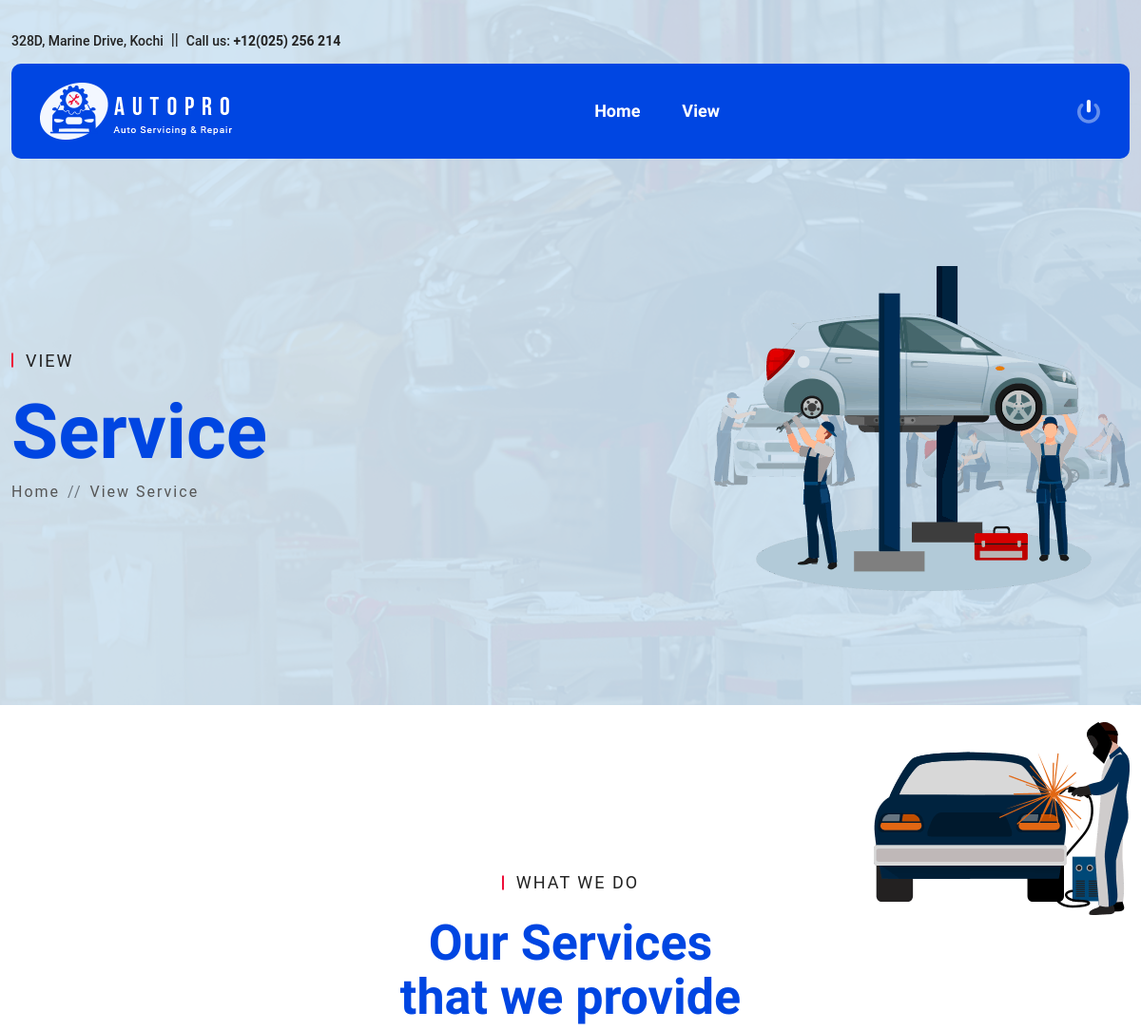
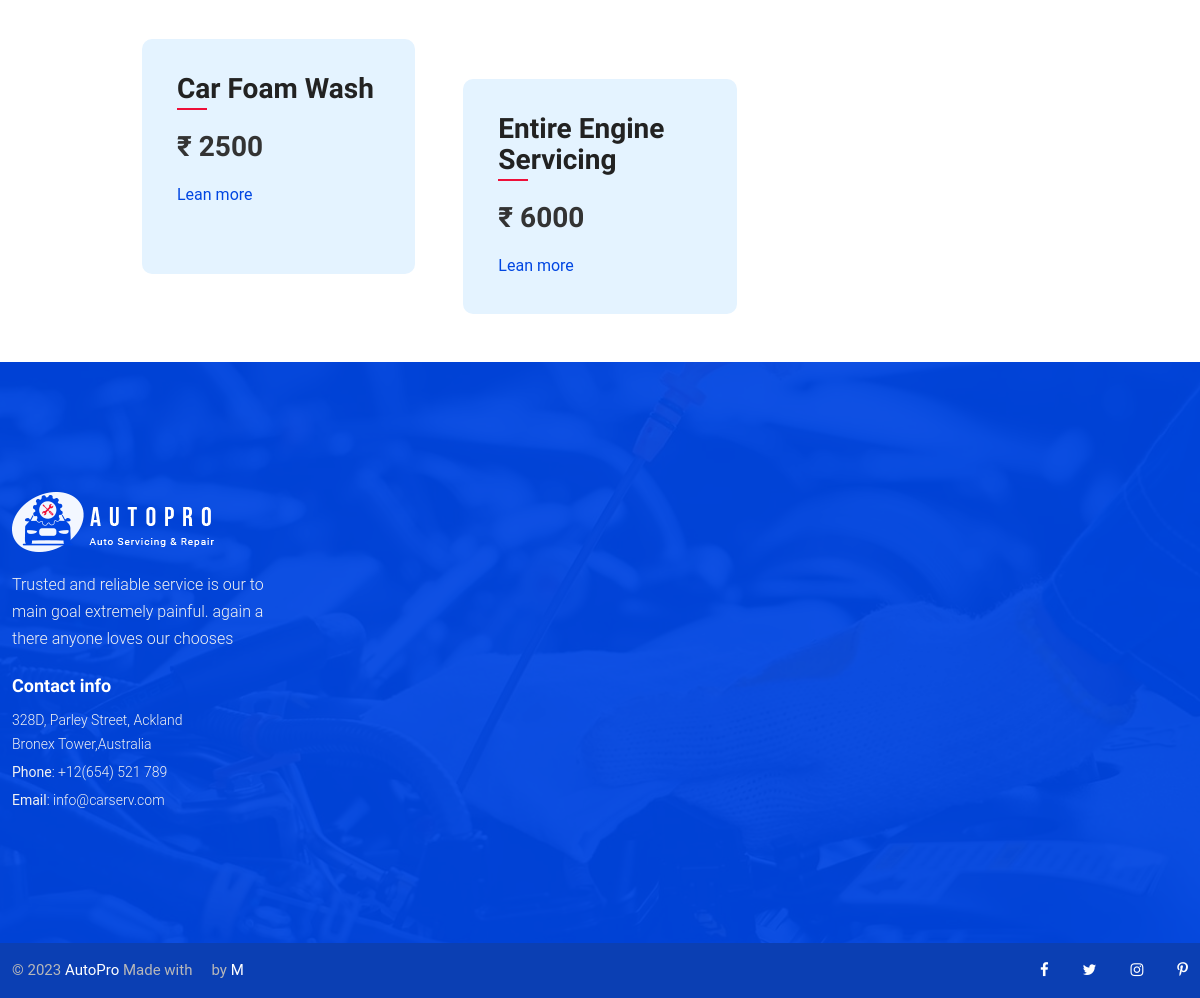
Screenshot of /CUSTOMER/customerViewServices.php with the database file from the repository (2 pictures, top to bottom).
### tables this page shows
CREATE TABLE `services` (
  `service_id` int NOT NULL AUTO_INCREMENT,
  `emp_id` varchar(100) NOT NULL,
  `service_name` varchar(100) NOT NULL,
  `description` varchar(1000) NOT NULL,
  `duration` varchar(100) NOT NULL,
  `price` varchar(100) NOT NULL,
  `labor_cost` varchar(100) NOT NULL,
  `image` varchar(100) NOT NULL,
  PRIMARY KEY (`service_id`)
);

### CUSTOMER/customerViewServices.php (the view, shortened to what this page needs)
<?php
include "customerHeader.php";
?>
<div class="section page-banner-section mb-5" style="background-image: url(../assets/images/page-banner-bg.png);">
    <div class="container">
        <div class="page-banner-wrapper">
            <div class="page-banner-content">
                <div class="section-title">
                    <h5 class="sub-title">View</h5>
                    <h2 class="main-title">Service</h2>
                </div>
                <ul class="breadcrumb">
                    <li class="breadcrumb-item"><a href="customerHome.php">Home</a></li>
                    <li class="breadcrumb-item active">View Service</li>
                </ul>
            </div>
            <div class="page-banner-images">
                <img src="../assets/images/about/about-2.png" alt="Page Banner">
            </div>
        </div>
    </div>
</div>
<?php
include "../DBConnection/dbconnection.php";
$qry = "SELECT * FROM `services`";
$result = mysqli_query($conn, $qry);
if (mysqli_num_rows($result) < 1) {
?>
    <center>
        <h1 id="nodata" class="m-3">No Data</h1>
    </center>
<?php
} else {
?>
    <div class="section ">
        <div class="container">
            <div class="section-padding-02 position-relative">
                <img class="services-shape" src="../assets/images/services.png" alt="Service">
                <div class="section-title text-center">
                    <h5 class="sub-title">What we do</h5>
                    <h2 class="main-title">Our Services <br> that we provide</h2>
                </div>
                <div class="service-wrapper">
                    <div class="row gx-lg-5">
                        <?php
                        while ($row = mysqli_fetch_array($result)) {
                        ?>
                            <div class="col-lg-4 col-sm-6">
                                <div class="single-service" data-aos="fade-up" data-aos-delay="200">
                                    <h4 class="title"><a href="service-details.php"><?php echo $row['service_name'] ?></a>
                                    </h4>
                                    <h3 class="mt-3">&#8377; <?php echo $row['price'] ?></h3>
                                    <a href="service-details.php?sid=<?php echo $row['service_id'] ?>" class="more">Lean more</a>
                                </div>
                            </div>
                        <?php } ?>
                    </div>
                </div>
            </div>
        </div>
    </div>
<?php } ?>
<?php
include "../COMMON/commonFooter.php";
?>

### rows the page displays
services: service_name "Car Foam Wash", price "2500"
services: service_name "Entire Engine Servicing", price "6000"
